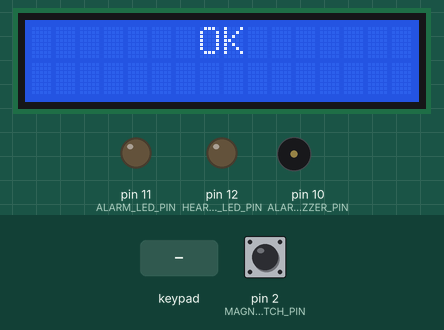
This program was run on a simulated Arduino Nano, built with avr-gcc and run on an emulated ATmega328P. On the bench: 16×2 character LCD, output pins drawn as LEDs (lit = HIGH), buzzer (waves = sounding, pin HIGH). Dashed ring = blinking. Inputs (shaded band) come from the test bench; at power-on: pin 2 (MAGNET_SWITCH_PIN) LOW. What the program prints to the serial monitor is not drawn.

Above: at 3.2 s.
3.3 s: pin 2 (MAGNET_SWITCH_PIN) pulled HIGH for 0.15 s
At 3.72 s:
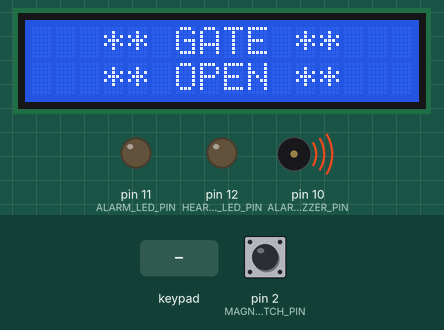
4.0 s: keypad keys 3 4 5 6 # pressed 0.4 s apart
At 4.47 s:
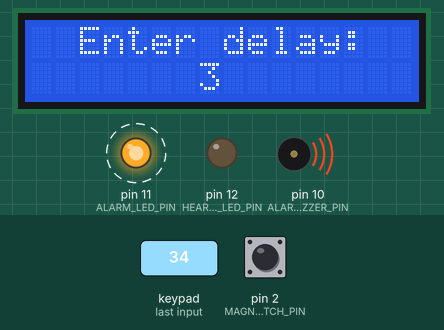
7.5 s: key '#' pressed
At 7.98 s:
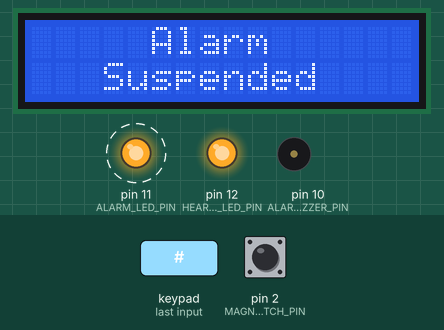
9.8 s: keypad keys 7 8 9 * pressed 0.4 s apart
At 12.4 s:
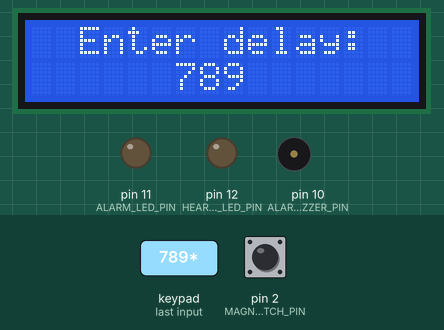
12.9 s: key '1' pressed
At 14.0 s:
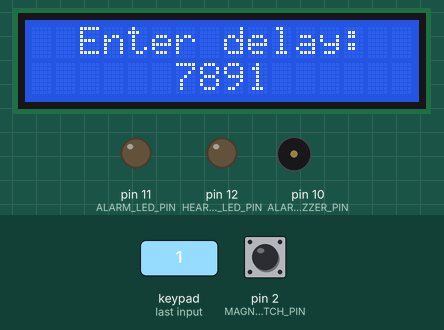
14.4 s: pin 2 (MAGNET_SWITCH_PIN) pulled HIGH for 1 s
At 14.82 s:
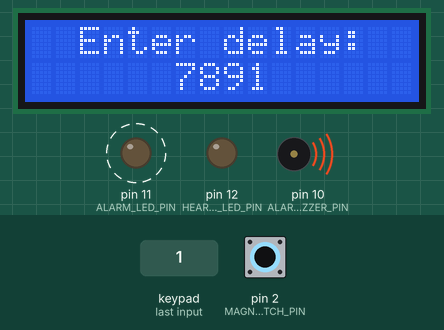
Timing chart, 0 to 36.8 s (numbered marks = the images above; inputs shaded):
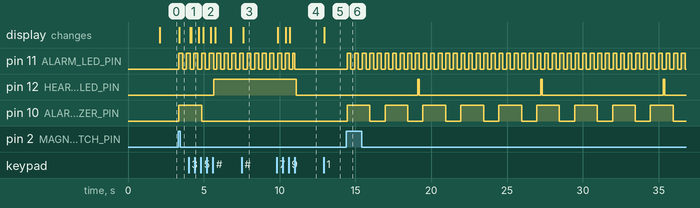

Measured:
- after the input at 3.3 s, pin 11 (ALARM_LED_PIN): LOW → HIGH after 0.05 s, → LOW 0.25 s later, → HIGH 0.25 s later; pin 10 (ALARM_BUZZER_PIN): LOW → HIGH after 0.05 s; the display: changes after 0.09 s (image 1)
- after the input at 4.0 s, pin 12 (HEARTBEAT_LED_PIN): LOW → HIGH after 1.7 s; pin 10 (ALARM_BUZZER_PIN): goes on until 4.9 s, then stays LOW; the display: first changes after 0.10 s (image 2 shows a later state)
- after the input at 7.5 s, the display: changes after 0.11 s (image 3)
- after the input at 9.8 s, pin 12 (HEARTBEAT_LED_PIN): HIGH → LOW after 1.3 s; the display: first changes after 0.07 s (image 4 shows a later state)
- after the input at 12.9 s, the display: changes after 0.05 s (image 5)
- after the input at 14.4 s, pin 11 (ALARM_LED_PIN): alternates HIGH for 0.25 s and LOW for 0.25 s, starting after 0.05 s; pin 10 (ALARM_BUZZER_PIN): alternates HIGH for 1.5 s and LOW for 1.0 s, starting after 0.05 s

The program:

main.cpp
```cpp
// (licence header left out)
#include <Arduino.h>
#include <ezButton.h>
#include <Wire.h>
#include <LiquidCrystal_I2C.h>
#include <Keypad.h>

#define DEBUG
#include "debug.h"

#define LCD_WIDTH   16
#define LCD_HEIGHT   2

#define SECONDS_PER_MINUTE    60
#define MILLIS_PER_SECOND     1000
#define MILLIS_PER_MINUTE     ((unsigned long) MILLIS_PER_SECOND * SECONDS_PER_MINUTE)

#define DEBOUNCE_DELAY        50

#define MAGNET_SWITCH_PIN     2
#define ALARM_LED_PIN         11
#define ALARM_BUZZER_PIN      10
#define HEARTBEAT_LED_PIN     12

#define SUSPEND_OFF           0
#define SUSPEND_INFINITE    (-1)

boolean alarmSounding = false;
boolean gateOpen = false;
unsigned long suspendStartTime = 0;
long totalSuspendTime = SUSPEND_OFF;

// create ezButton object for magnetic reed switch & parallel test button switch
ezButton btnMagnet(MAGNET_SWITCH_PIN, INPUT);

#define DIGIT_ENTRY_BASE 10

const byte KEYPAD_ROWS = 4;
const byte KEYPAD_COLS = 3;

// Keypad has keys 0..9, star & hash
// 0..9 are used to eter suspend time, entering 0 cancels suspension
// # key enters suspension time, if entered. If no time entered infinite suspension is acivated.
// * key resets gate alarm, for use when gate has been closed. Cancels any alarm or suspension.
char keyPadKeys[KEYPAD_ROWS][KEYPAD_COLS] = {
  {'1', '2', '3'},
  {'4', '5', '6'},
  {'7', '8', '9'},
  {'*', '0', '#'}
};

// Pins used to read rows and columns from membrane keypad
byte rowPins[KEYPAD_ROWS] = {3, 4, 5, 6};
byte colPins[KEYPAD_COLS] = {7, 8, 9};

#define HASH_KEY (-1)
#define STAR_KEY (-2)
#define INVALID_KEY (-9)

int keypadValue(char key) {
  if (key >= '0' && key <= '9') return key - '0';
  if (key == '#') return HASH_KEY;
  if (key == '*') return STAR_KEY;
  return INVALID_KEY;
}

Keypad keypad = Keypad(makeKeymap(keyPadKeys), rowPins, colPins, KEYPAD_ROWS, KEYPAD_COLS);

long suspendTimeAccumulator = 0;
boolean isUpdatingSuspendTime = false;

LiquidCrystal_I2C lcd(0x27, LCD_WIDTH, LCD_HEIGHT);

unsigned long lastDisplayUpdate = 0;

// Time between display refreshes in ms
#define DISPLAY_UPDATE_DELTA      250

// Time alarm buzzer sounds & is silent in ms
#define ALARM_BUZZER_ON_TIME      1500
#define ALARM_BUZZER_OFF_TIME     1000
#define ALARM_BUZZER_CYCLE_TIME   (ALARM_BUZZER_ON_TIME + ALARM_BUZZER_OFF_TIME)

// Time alarm LED illuminates & is off in ms
#define ALARM_LED_ON_TIME         250
#define ALARM_LED_OFF_TIME        250
#define ALARM_LED_CYCLE_TIME      (ALARM_LED_ON_TIME + ALARM_LED_OFF_TIME)

// Time heartbeat LED illuminates & is off in ms
#define HEARTBEAT_LED_ON_TIME     100
#define HEARTBEAT_LED_OFF_TIME    8000
#define HEARTBEAT_LED_CYCLE_TIME  (HEARTBEAT_LED_ON_TIME + HEARTBEAT_LED_OFF_TIME)

// Time LED backlight stays on in ms
#define LCD_BACKLIGHT_TIMEOUT     10000

// Variables used to determine pulsing of alarm buzzer & LEDs
unsigned long alarmBuzzerPulseStartTime = 0;
unsigned long alarmLEDPulseStartTime = 0;
unsigned long heartbeatLEDPulseStartTime = millis();
unsigned long lcdBacklightTimeoutStartTime = 0;
// bool isLcdBacklightOn = true;

void switchLCDBacklightOn() {
  lcdBacklightTimeoutStartTime = millis();
  lcd.backlight();
}

void switchLCDBacklightOff() {
  lcd.noBacklight();
  lcdBacklightTimeoutStartTime = 0;
}

void setup() {

  // Enable serial port iff DEBUG is defined
  DBGbegin(9600);

  // Setup LCD
  lcd.init();
  lcd.clear();
  lcd.backlight();

  // Display splash screen
  lcd.setCursor(0, 0);
  lcd.print(F("** Gate Alarm **"));
  lcd.setCursor(0, 1);
  lcd.print(F("**   Welcome  **"));
  switchLCDBacklightOn();
  delay(2000);

  // Set up debounce time for magnet switch & parallel test button
  btnMagnet.setDebounceTime(DEBOUNCE_DELAY);

  // Set up alarm pins & ensure all off
  pinMode(ALARM_LED_PIN, OUTPUT);
  pinMode(ALARM_BUZZER_PIN, OUTPUT);
  pinMode(HEARTBEAT_LED_PIN, OUTPUT);
}

boolean isSuspended() {
  return totalSuspendTime != SUSPEND_OFF;
}

boolean isInfiniteSuspension() {
  return totalSuspendTime == SUSPEND_INFINITE;
}

void writeLinesOnLCD(String line1, String line2) {
  static String oldLine1 = "";
  static String oldLine2 = "";
  if ( (line1 != oldLine1) || (line2 != oldLine2)) {
    switchLCDBacklightOn();
    oldLine1 = line1;
    oldLine2 = line2;
    lcd.clear();
    int leftLine1 = ((LCD_WIDTH) - line1.length()) / 2;
    lcd.setCursor(leftLine1, 0);
    lcd.print(line1);
    int leftLine2 = ((LCD_WIDTH) - line2.length()) / 2;
    lcd.setCursor(leftLine2, 1);
    lcd.print(line2);
  }
}

void updateDisplay() {
  if (isUpdatingSuspendTime) {
    writeLinesOnLCD(F("Enter delay:"), String(suspendTimeAccumulator));
  }
  else if (isSuspended()) {
    if (isInfiniteSuspension()) {
      writeLinesOnLCD(F("Alarm"), F("Suspended"));
    }
    else {
      long millisRemaining = totalSuspendTime - millis() + suspendStartTime;
      unsigned int minsRemaining = millisRemaining / MILLIS_PER_MINUTE;
      unsigned int secsRemaining = (millisRemaining - minsRemaining * MILLIS_PER_MINUTE) / MILLIS_PER_SECOND;
      secsRemaining %= SECONDS_PER_MINUTE;
      String secsStr = String(secsRemaining);
      if (secsStr.length() == 1) {
        secsStr = "0" + secsStr;
      }
      writeLinesOnLCD(F("Alarm paused for"), String(minsRemaining) + F(":") + String(secsStr));
    }
  }
  else {
    if (gateOpen) {
      writeLinesOnLCD(F("** GATE **"), F("** OPEN **"));
    }
    else {
      writeLinesOnLCD(F("OK"), "");
    }
  }
}

void hideAlarmLED() {
  alarmLEDPulseStartTime = 0;
  digitalWrite(ALARM_LED_PIN, LOW);
}

void showAlarmLED() {
  digitalWrite(ALARM_LED_PIN, HIGH);
  alarmLEDPulseStartTime = millis();
}

void silenceAlarm() {
  if (alarmSounding) {
    alarmSounding = false;
    alarmBuzzerPulseStartTime = 0;
    digitalWrite(ALARM_BUZZER_PIN, LOW);
    DBGprintln(F("*** Alarm silenced"));
  }
}

void activateAlarm() {
  if (gateOpen) {
    if (!alarmSounding) {
      DBGprintln(F("*** ALARM ACTIVATED"));
      digitalWrite(ALARM_BUZZER_PIN, HIGH);
      alarmBuzzerPulseStartTime = millis();
      alarmSounding = true;
    }
  }
}

void cancelSuspension() {
  totalSuspendTime = SUSPEND_OFF;
  suspendStartTime = 0;
}

void openGate() {
  if (!gateOpen) {
    DBGprintln(F("*** Gate open"));
    gateOpen = true;
    showAlarmLED();
    if (! isSuspended() ) {
      activateAlarm();
    }
  }
}

void reset() {
  DBGprintln(F("*** Reset"));
  gateOpen = false;
  cancelSuspension();
  silenceAlarm();
  hideAlarmLED();
}

void processKeypadDigit(int digit) {
  DBGprint(F("Processing keypad DIGIT: "));
  DBGprintln(digit);
  if (isUpdatingSuspendTime) {
    suspendTimeAccumulator = suspendTimeAccumulator * DIGIT_ENTRY_BASE + digit;
    DBGprint(F("  Editing suspend time. Updated value = "));
    DBGprintln(suspendTimeAccumulator);
  }
  else {
    suspendTimeAccumulator = digit;
    isUpdatingSuspendTime = true;
    DBGprint(F("  Starting to edit suspend time. Starting value = "));
    DBGprintln(suspendTimeAccumulator);
  }
}

void processKeypadHash() {
  DBGprintln(F("Processing keypad HASH key"));
  if (isUpdatingSuspendTime) {
    if (suspendTimeAccumulator != 0) {
      totalSuspendTime = suspendTimeAccumulator * MILLIS_PER_MINUTE;
      DBGprint(F("  Entered suspend time of "));
      DBGprintln(totalSuspendTime);
    }
    else {
      totalSuspendTime = SUSPEND_OFF;
      DBGprintln(F("  Entered zero value for suspend time => turned suspension off"));
    }
    suspendTimeAccumulator = 0;
    isUpdatingSuspendTime = false;
  }
  else {
    // Hash button pressed on its own pauses alarm indefinately
    totalSuspendTime = SUSPEND_INFINITE;
    switchLCDBacklightOn(); // re-activates backlight if off and # key pressed twice in a row
    DBGprintln(F("  Pressed HASH key without entering value: entered infinite supension"));
  }

  DBGprint(F("  Result: "));
  if (isSuspended()) {
    DBGprint(F("Suspended, time in ms = "));
    DBGprintln(totalSuspendTime);
    if (alarmSounding) {
      silenceAlarm();
    }
    if (! isInfiniteSuspension() ) {
      suspendStartTime = millis();
    }
    else {
      suspendStartTime = 0;
    }
  }
  else {
    DBGprint(F("Not suspended, "));
    if (gateOpen) {
      DBGprintln(F("gate IS open (reactivating alarm)"));
      activateAlarm();
    }
    else {
      DBGprintln(F("gate NOT open (doing nothing)"));
    }
  }
}

void processKeypadStar() {
  DBGprintln(F("Processing keypad STAR key: resetting gate alarm"));
  reset();
}

void loop() {

  // MUST call the .loop() method for every ezButton each time round the loop
  btnMagnet.loop();

  // Gate is deemed to be open if either it really is or if test buton is pressed
  if (btnMagnet.isPressed()) {
    openGate();
  }

  // Check if a key has been pressed on keypad: act on it if so
  char keyPadKey = keypad.getKey();
  if (keyPadKey) {
    int keyVal = keypadValue(keyPadKey);
    if (keyVal >= 0 && keyVal <= 9) {
      processKeypadDigit(keyVal);
    }
    else if (keyVal == HASH_KEY) {
      processKeypadHash();
    }
    else if (keyVal == STAR_KEY) {
      processKeypadStar();
    }

  }

  // Check if any suspension has timed out
  if (isSuspended() && ! isInfiniteSuspension()) {
    if (millis() - suspendStartTime > (unsigned long) totalSuspendTime) {
      DBGprintln(F("*** Suspension timeout"));
      cancelSuspension();
      activateAlarm();
    }
  }

  // Display is updated every DISPLAY_UPDATE_DELTA ms
  if (millis() - lastDisplayUpdate > DISPLAY_UPDATE_DELTA) {
    updateDisplay();
    lastDisplayUpdate = millis();
  }

  // Check if alarm is sounding and time take action if so
  if (alarmSounding) {
    if (millis() - alarmBuzzerPulseStartTime > ALARM_BUZZER_CYCLE_TIME) {
      alarmBuzzerPulseStartTime = millis();
    }
    else {
      if (millis() - alarmBuzzerPulseStartTime < ALARM_BUZZER_ON_TIME) {
        digitalWrite(ALARM_BUZZER_PIN, HIGH);
      }
      else {
        digitalWrite(ALARM_BUZZER_PIN, LOW);
      }
    }
  }

  // Check if gate is open: Alarm LED is lit regardless of whether suspended or not
  if (gateOpen) {
    if (millis() - alarmLEDPulseStartTime > ALARM_LED_CYCLE_TIME) {
      alarmLEDPulseStartTime = millis();
    }
    else {
      if (millis() - alarmLEDPulseStartTime < ALARM_LED_ON_TIME) {
        digitalWrite(ALARM_LED_PIN, HIGH);
      }
      else {
        digitalWrite(ALARM_LED_PIN, LOW);
      }
    }
  }

  // There's a heartbeat pulse every few seconds when a LED is flashed briefly
  // unless the alarm is suspended in which case the LED is always lit
  if (!isSuspended()) {
    if (millis() - heartbeatLEDPulseStartTime > HEARTBEAT_LED_CYCLE_TIME) {
      heartbeatLEDPulseStartTime = millis();
    }
    else {
      if (millis() - heartbeatLEDPulseStartTime < HEARTBEAT_LED_ON_TIME) {
        digitalWrite(HEARTBEAT_LED_PIN, HIGH);
      }
      else {
        digitalWrite(HEARTBEAT_LED_PIN, LOW);
      }
    }
  } else {
    digitalWrite(HEARTBEAT_LED_PIN, HIGH);
  }

  // LCD backlight is normally switched off after it has been on for more than a few seconds
  // EXCEPT:
  //    * when gate is open
  //    * when alarm paused for a fixed amount of time (but not when suspended indefinately)
  //    * when user is entering a suspension time
  if (
    (millis() - lcdBacklightTimeoutStartTime >= LCD_BACKLIGHT_TIMEOUT)
    && !gateOpen
    && (!isSuspended() || isInfiniteSuspension())
    && !isUpdatingSuspendTime
  ) {
    switchLCDBacklightOff();
  }

}
```

debug.h
```cpp
/*
 * debug.h
 *
 * Provides a set of macros that write debugging data to the Serial port iff the
 * DEBUG macro is defined.
 */

#ifndef DEBUG_H

#define DEBUG_H

#ifdef DEBUG

#define DBGbegin(baud) Serial.begin((baud))
#define DBGprint(s) Serial.print((s))
#define DBGprintfmt(s, fmt)  Serial.print((s), (fmt))
#define DBGprintln(s) Serial.println((s))
#define DBGprintlnfmt(s, fmt)  Serial.println((s), (fmt))
#define DBGblankln() Serial.println()

#else

#define DBGbegin(baud)
#define DBGprint(s)
#define DBGprintfmt(s, p)
#define DBGprintln(s)
#define DBGprintlnfmt(s, p)
#define DBGblankln()

#endif

#endif
```
